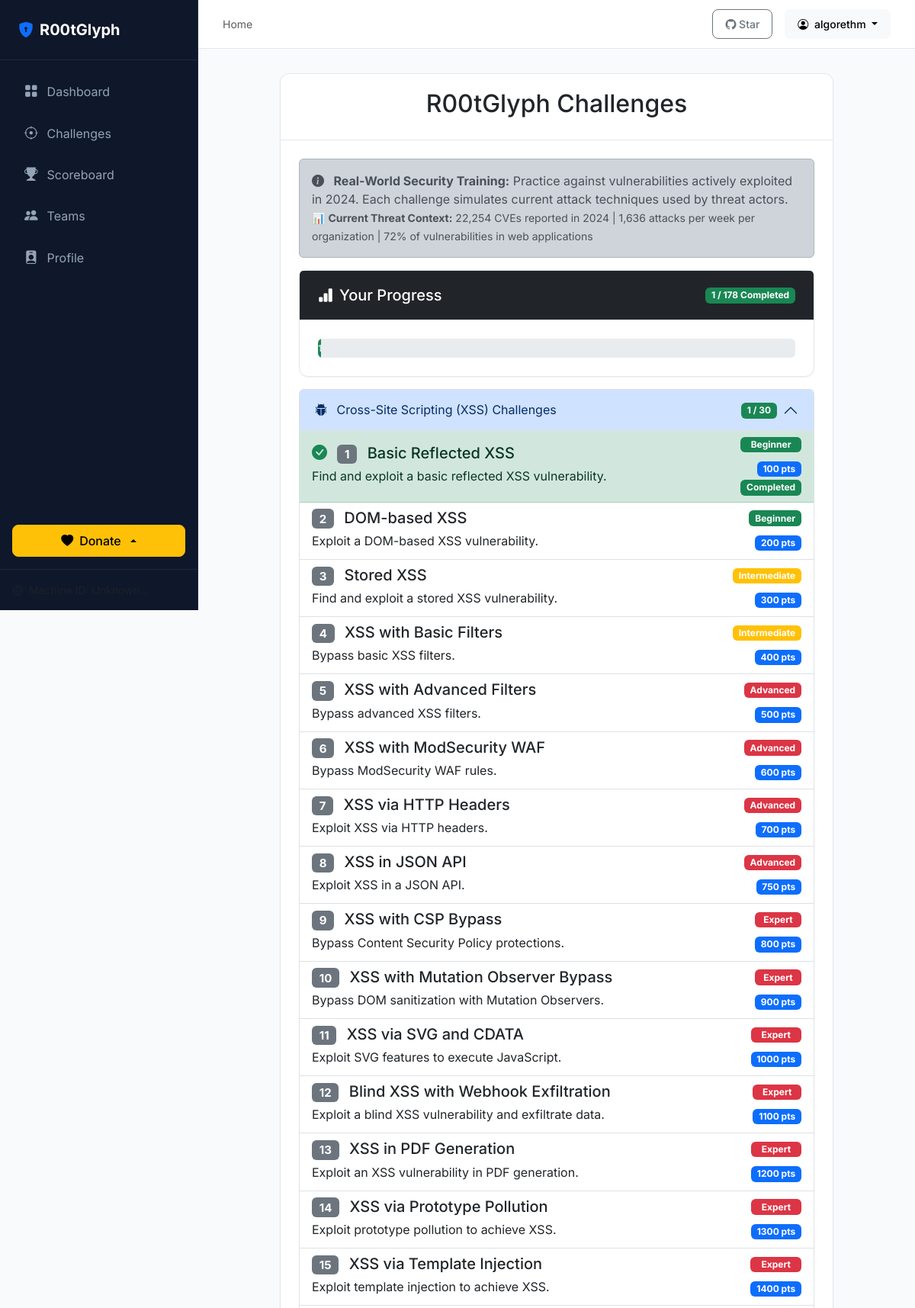
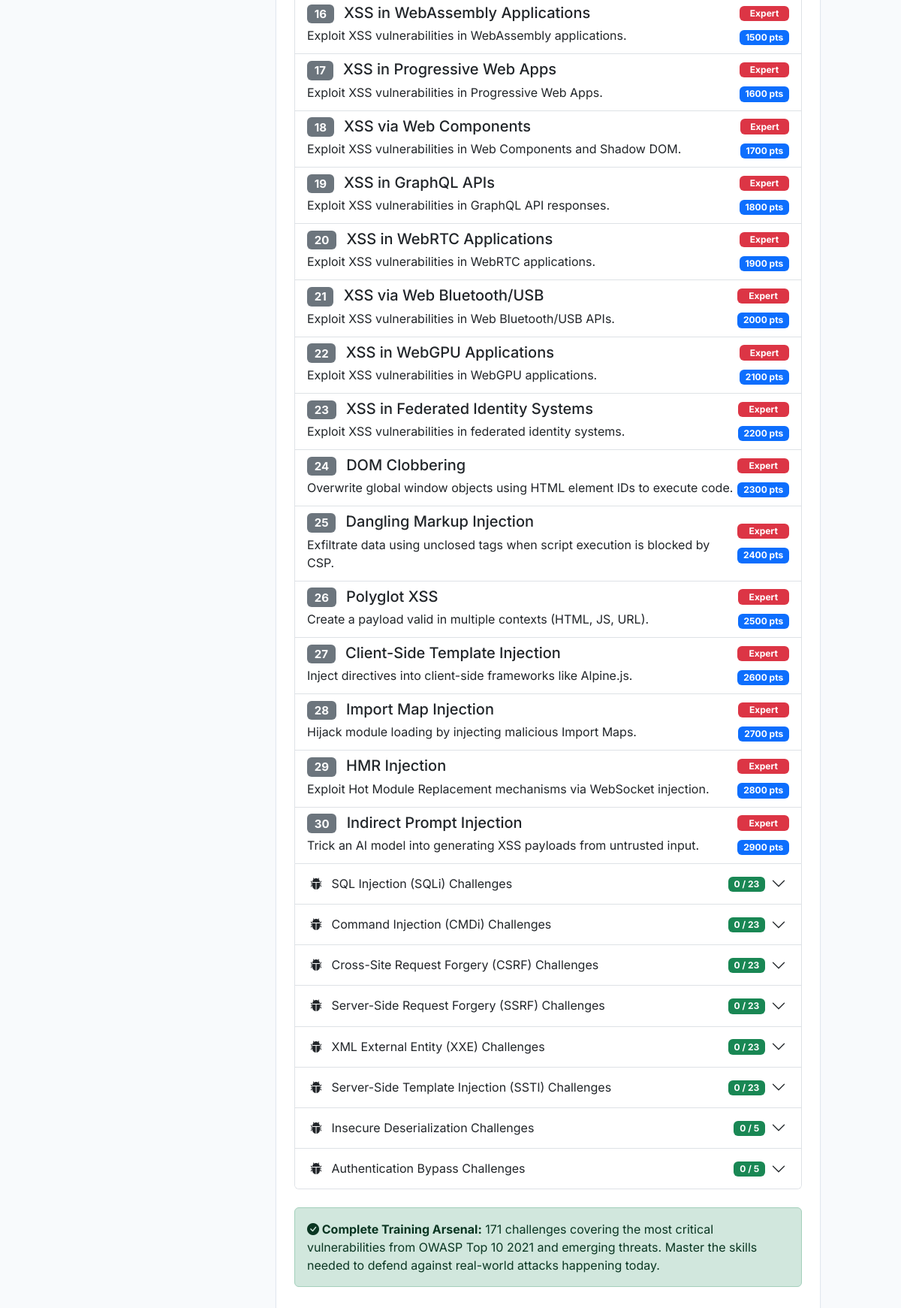
The page /challenges (signed in) on the database its author committed (2 pictures, top to bottom).
### app/models.py (models this page shows)
class LocalUser(db.Model):
    id = db.Column(db.Integer, primary_key=True)
    username = db.Column(db.String(50), unique=True, nullable=False)
    password_hash = db.Column(db.String(256), nullable=False)
    display_name = db.Column(db.String(50), nullable=False, default='Anonymous Hacker')
    profile_picture = db.Column(db.String(256), nullable=True)
    score = db.Column(db.Integer, default=0, index=True)
    completed_challenges = db.Column(db.Text, default='[]')
    is_admin = db.Column(db.Boolean, default=False)
    team_id = db.Column(db.Integer, db.ForeignKey('team.id'), nullable=True)
    created_at = db.Column(db.DateTime, default=lambda: datetime.now(timezone.utc))
    last_active = db.Column(db.DateTime, default=lambda: datetime.now(timezone.utc))
    failed_login_attempts = db.Column(db.Integer, default=0)
    locked_until = db.Column(db.DateTime, nullable=True)
    completions = db.relationship('Challenge', secondary=user_completions, lazy='dynamic', backref=db.backref('completed_by', lazy='dynamic'))

class Challenge(db.Model):
    id = db.Column(db.Integer, primary_key=True)
    name = db.Column(db.String(100), nullable=False)
    category = db.Column(db.String(50), nullable=False)
    difficulty = db.Column(db.String(20), nullable=False)
    description = db.Column(db.Text, nullable=False)
    points = db.Column(db.Integer, default=100)
    active = db.Column(db.Boolean, default=True)

### app/routes/core.py (the view)
@core_bp.route('/challenges')
def vulnerabilities():
    categories_from_db = db.session.query(Challenge.category).distinct().all()
    all_categories = [c[0] for c in categories_from_db]
    if 'SQL Injection' in all_categories:
        all_categories.remove('SQL Injection')
    category_order = ['xss', 'sqli', 'cmdi', 'csrf', 'ssrf', 'xxe', 'ssti', 'deserial', 'auth']
    categories = []
    for category in category_order:
        if category in all_categories:
            categories.append(category)
    category_display_names = {'xss': 'Cross-Site Scripting (XSS)', 'sqli': 'SQL Injection (SQLi)', 'cmdi': 'Command Injection (CMDi)', 'csrf': 'Cross-Site Request Forgery (CSRF)', 'ssrf': 'Server-Side Request Forgery (SSRF)', 'xxe': 'XML External Entity (XXE)', 'ssti': 'Server-Side Template Injection (SSTI)', 'deserial': 'Insecure Deserialization', 'auth': 'Authentication Bypass'}
    user = get_current_user()
    if not user:
        return redirect(url_for('auth.login', next=request.url))
    completed_ids = [c.id for c in user.completions.all()]
    challenges_by_category = {}
    category_completion = {}
    total_count = 0
    completed_count = 0
    for category in categories:
        challenges = Challenge.query.filter_by(category=category, active=True).all()
        category_total = len(challenges)
        category_completed = 0
        for challenge in challenges:
            challenge.completed = challenge.id in completed_ids
            if challenge.completed:
                challenge.flag = get_or_create_flag(challenge.id, user.id)
                category_completed += 1
                completed_count += 1
            else:
                challenge.flag = None
        challenges_by_category[category] = challenges
        category_completion[category] = {'total': category_total, 'completed': category_completed}
        total_count += category_total
    return render_template('vulnerabilities.html', categories=categories, challenges_by_category=challenges_by_category, category_completion=category_completion, category_display_names=category_display_names, total_count=total_count, completed_count=completed_count)

### templates/vulnerabilities.html (shortened to what this page needs)
{% extends 'base.html' %}
{% block content %}
<div class="row">
    <div class="col-md-10 offset-md-1">
        <div class="card">
            <div class="card-header">
                <h2 class="text-center">R00tGlyph Challenges</h2>
            </div>
            <div class="card-body">
                <div class="alert alert-dark">
                    <i class="bi bi-info-circle-fill me-2"></i>
                    <strong>Real-World Security Training:</strong> Practice against vulnerabilities actively exploited
                    in 2024. Each challenge simulates current attack techniques used by threat actors.
                    <br>
                    <small class="text-muted">📊 <strong>Current Threat Context:</strong> 22,254 CVEs reported in 2024 |
                        1,636 attacks per week per organization | 72% of vulnerabilities in web applications</small>
                </div>
                <div class="card mb-3">
                    <div class="card-header bg-dark text-white d-flex justify-content-between align-items-center">
                        <h5 class="mb-0"><i class="bi bi-bar-chart-fill me-2"></i>Your Progress</h5>
                        <span class="badge bg-success">{{ completed_count }} / {{ total_count }} Completed</span>
                    </div>
                    <div class="card-body">
                        <div class="progress" style="height: 25px;">
                            <div class="progress-bar bg-success" role="progressbar"
                                style="width: {{ (completed_count / total_count * 100) if total_count > 0 else 0 }}%;"
                                aria-valuenow="{{ completed_count }}" aria-valuemin="0"
                                aria-valuemax="{{ total_count }}">
                                {{ ((completed_count / total_count * 100) | round | int) if total_count > 0 else 0 }}%
                            </div>
                        </div>
                    </div>
                </div>
                <div class="accordion" id="challengeAccordion">
                    {% for category in categories %}
                    <div class="accordion-item">
                        <h2 class="accordion-header" id="heading{{ category }}">
                            <button class="accordion-button {% if not loop.first %}collapsed{% endif %}" type="button"
                                data-bs-toggle="collapse" data-bs-target="#collapse{{ category }}"
                                aria-expanded="{% if loop.first %}true{% else %}false{% endif %}"
                                aria-controls="collapse{{ category }}">
                                <div class="d-flex justify-content-between align-items-center w-100">
                                    <div>
                                        <i class="bi bi-bug-fill me-2"></i>
                                        {{ category_display_names[category] }} Challenges
                                    </div>
                                    <div>
                                        <span class="badge bg-success me-2">
                                            {{ category_completion[category]['completed'] }} / {{
                                            category_completion[category]['total'] }}
                                        </span>
                                    </div>
                                </div>
                            </button>
                        </h2>
                        <div id="collapse{{ category }}"
                            class="accordion-collapse collapse {% if loop.first %}show{% endif %}"
                            aria-labelledby="heading{{ category }}" data-bs-parent="#challengeAccordion">
                            <div class="accordion-body p-0">
                                <div class="list-group list-group-flush">
                                    {% for challenge in challenges_by_category[category] %}
                                    <a href="{% if category == 'xss' %}{{ url_for('xss.xss_level' + (loop.index | string)) }}{% elif category == 'sqli' %}{{ url_for('sqli.sqli_level' + (loop.index | string)) }}{% elif category == 'cmdi' %}{{ url_for('cmdi.cmdi_level' + (loop.index | string)) }}{% elif category == 'ssrf' %}{{ url_for('ssrf.ssrf_level' + (loop.index | string)) }}{% elif category == 'csrf' %}{{ url_for('csrf.csrf_level' + (loop.index | string)) }}{% elif category == 'xxe' %}{{ url_for('xxe.xxe_level' + (loop.index | string)) }}{% elif category == 'ssti' and loop.index == 1 %}{{ url_for('dynamic.ssti_level1') }}{% elif category == 'ssti' %}{{ url_for('dynamic.ssti_level_dynamic', level=loop.index) }}{% elif category == 'deserial' %}{{ url_for('dynamic.deserial_level', level=loop.index) }}{% elif category == 'auth' %}{{ url_for('dynamic.auth_level', level=loop.index) }}{% else %}#{% endif %}"
                                        class="list-group-item list-group-item-action {% if challenge.completed %}list-group-item-success{% endif %}">
                                        <div class="d-flex w-100 justify-content-between align-items-center">
                                            <div>
                                                <h5 class="mb-1">
                                                    {% if challenge.completed %}
                                                    <i class="bi bi-check-circle-fill text-success me-2"></i>
                                                    {% endif %}
                                                    <span class="badge bg-secondary me-2">{{ loop.index }}</span>
                                                    {{ challenge.name }}
                                                </h5>
                                                <p class="mb-1">{{ challenge.description }}</p>
                                            </div>
                                            <div class="text-end">
                                                <span
                                                    class="badge {% if challenge.difficulty == 'beginner' %}bg-success{% elif challenge.difficulty == 'intermediate' %}bg-warning{% else %}bg-danger{% endif %} mb-2 d-block">
                                                    {{ challenge.difficulty | title }}
                                                </span>
                                                <span class="badge bg-primary">{{ challenge.points }} pts</span>
                                                {% if challenge.completed %}
                                                <span class="badge bg-success d-block mt-1">Completed</span>
                                                {% endif %}
                                            </div>
                                        </div>
                                    </a>
                                    {% endfor %}
                                </div>
                            </div>
                        </div>
                    </div>
                    {% endfor %}
                </div>
                <div class="alert alert-success mt-4">
                    <strong><i class="bi bi-check-circle-fill"></i> Complete Training Arsenal:</strong> 171 challenges
                    covering the most critical vulnerabilities from OWASP Top 10 2021 and emerging threats.
                    Master the skills needed to defend against real-world attacks happening today.
                </div>
            </div>
        </div>
    </div>
</div>
{% endblock %}

### templates/base.html (shortened to what this page needs)
<!doctype html>
<html lang="en">
    <head>
        <link
            rel="stylesheet"
            href="https://cdn.jsdelivr.net/npm/bootstrap@5.3.0/dist/css/bootstrap.min.css"
        />
        <link
            rel="stylesheet"
            href="https://cdn.jsdelivr.net/npm/bootstrap-icons@1.11.1/font/bootstrap-icons.css"
        />
        <link
            rel="stylesheet"
            href="{{ url_for('static', filename='css/style.css') }}"
        />
    </head>
    <body>
        <div class="app-container">
            <aside class="sidebar">
                <div class="sidebar-header">
                    <a href="{{ url_for('core.index') }}" class="brand-logo">
                        <i class="bi bi-shield-lock-fill text-primary"></i>
                        <span>R00tGlyph</span>
                    </a>
                </div>
                <nav class="sidebar-nav">
                    <div class="nav-item">
                        <a
                            href="{{ url_for('core.index') }}"
                            class="nav-link {{ 'active' if request.endpoint == 'index' }}"
                        >
                            <i class="bi bi-grid-fill"></i> Dashboard
                        </a>
                    </div>
                    <div class="nav-item">
                        <a
                            href="{{ url_for('core.vulnerabilities') }}"
                            class="nav-link {{ 'active' if 'level' in request.endpoint or request.endpoint == 'vulnerabilities' }}"
                        >
                            <i class="bi bi-crosshair"></i> Challenges
                        </a>
                    </div>
                    <div class="nav-item">
                        <a
                            href="{{ url_for('core.scoreboard') }}"
                            class="nav-link {{ 'active' if request.endpoint == 'scoreboard' }}"
                        >
                            <i class="bi bi-trophy-fill"></i> Scoreboard
                        </a>
                    </div>
                    <div class="nav-item">
                        <a
                            href="{{ url_for('teams.teams') }}"
                            class="nav-link {{ 'active' if 'team' in request.endpoint or request.endpoint == 'teams' }}"
                        >
                            <i class="bi bi-people-fill"></i> Teams
                        </a>
                    </div>
                    <div class="nav-item">
                        <a
                            href="{{ url_for('core.profile') }}"
                            class="nav-link {{ 'active' if request.endpoint == 'profile' }}"
                        >
                            <i class="bi bi-person-badge-fill"></i> Profile
                        </a>
                    </div>
                </nav>
                <div class="sidebar-donate mt-auto mb-3 px-3">
                    <div class="dropdown dropup">
                        <button
                            class="btn btn-warning w-100 d-flex align-items-center justify-content-center gap-2 dropdown-toggle"
                            type="button"
                            data-bs-toggle="dropdown"
                            aria-expanded="false"
                        >
                            <i class="bi bi-heart-fill"></i> Donate
                        </button>
                    </div>
                </div>
                <div class="sidebar-footer">
                    <div
                        class="d-flex align-items-center gap-2 text-muted small"
                    >
                        <i class="bi bi-cpu"></i>
                        <span
                            >Machine ID: {{ session.get('machine_id',
                            'Unknown')[:8] }}...</span
                        >
                    </div>
                </div>
            </aside>
            <main class="main-content">
                <header class="top-bar">
                    <div class="breadcrumb-nav">
                        {% block breadcrumb %}
                        <span class="text-muted">Home</span>
                        {% endblock %}
                    </div>
                    <div class="user-menu">
                        <a
                            href="https://github.com/algorethmpwd/R00tGlyph"
                            target="_blank"
                            class="btn btn-sm btn-outline-secondary"
                        >
                            <i class="bi bi-github"></i> Star
                        </a>
                        {% if current_user %}
                        <div class="dropdown">
                            <button
                                class="btn btn-sm btn-light dropdown-toggle"
                                type="button"
                                data-bs-toggle="dropdown"
                            >
                                <i class="bi bi-person-circle me-1"></i> {{
                                current_user.username }}
                            </button>
                        </div>
                        {% endif %}
                    </div>
                </header>
                <div class="content-wrapper">
                    {% block content %}{% endblock %}
                </div>
            </main>
        </div>
    </body>
</html>

### rows shown on the page
LocalUser: username "algorethm"
Challenge: name "Basic Reflected XSS", description "Find and exploit a basic reflected XSS vulnerability.", difficulty "Beginner", points "100", shows "Completed"
Challenge: name "DOM-based XSS", description "Exploit a DOM-based XSS vulnerability.", difficulty "Beginner", points "200"
Challenge: name "Stored XSS", description "Find and exploit a stored XSS vulnerability.", difficulty "Intermediate", points "300"
Challenge: name "XSS with Basic Filters", description "Bypass basic XSS filters.", difficulty "Intermediate", points "400"
Challenge: name "XSS with Advanced Filters", description "Bypass advanced XSS filters.", difficulty "Advanced", points "500"
Challenge: name "XSS with ModSecurity WAF", description "Bypass ModSecurity WAF rules.", difficulty "Advanced", points "600"
Challenge: name "XSS via HTTP Headers", description "Exploit XSS via HTTP headers.", difficulty "Advanced", points "700"
Challenge: name "XSS in JSON API", description "Exploit XSS in a JSON API.", difficulty "Advanced", points "750"
Challenge: name "XSS with CSP Bypass", description "Bypass Content Security Policy protections.", difficulty "Expert", points "800"
Challenge: name "XSS with Mutation Observer Bypass", description "Bypass DOM sanitization with Mutation Observers.", difficulty "Expert", points "900"
Challenge: name "XSS via SVG and CDATA", description "Exploit SVG features to execute JavaScript.", difficulty "Expert", points "1000"
Challenge: name "Blind XSS with Webhook Exfiltration", description "Exploit a blind XSS vulnerability and exfiltrate data.", difficulty "Expert", points "1100"
Challenge: name "XSS in PDF Generation", description "Exploit an XSS vulnerability in PDF generation.", difficulty "Expert", points "1200"
Challenge: name "XSS via Prototype Pollution", description "Exploit prototype pollution to achieve XSS.", difficulty "Expert", points "1300"
Challenge: name "XSS via Template Injection", description "Exploit template injection to achieve XSS.", difficulty "Expert", points "1400"
Challenge: name "XSS in WebAssembly Applications", description "Exploit XSS vulnerabilities in WebAssembly applications.", difficulty "Expert", points "1500"
Challenge: name "XSS in Progressive Web Apps", description "Exploit XSS vulnerabilities in Progressive Web Apps.", difficulty "Expert", points "1600"
Challenge: name "XSS via Web Components", description "Exploit XSS vulnerabilities in Web Components and Shadow DOM.", difficulty "Expert", points "1700"
Challenge: name "XSS in GraphQL APIs", description "Exploit XSS vulnerabilities in GraphQL API responses.", difficulty "Expert", points "1800"
Challenge: name "XSS in WebRTC Applications", description "Exploit XSS vulnerabilities in WebRTC applications.", difficulty "Expert", points "1900"
Challenge: name "XSS via Web Bluetooth/USB", description "Exploit XSS vulnerabilities in Web Bluetooth/USB APIs.", difficulty "Expert", points "2000"
Challenge: name "XSS in WebGPU Applications", description "Exploit XSS vulnerabilities in WebGPU applications.", difficulty "Expert", points "2100"
Challenge: name "XSS in Federated Identity Systems", description "Exploit XSS vulnerabilities in federated identity systems.", difficulty "Expert", points "2200"
Challenge: name "DOM Clobbering", description "Overwrite global window objects using HTML element IDs to execute code.", difficulty "Expert", points "2300"
Challenge: name "Dangling Markup Injection", description "Exfiltrate data using unclosed tags when script execution is blocked by CSP.", difficulty "Expert", points "2400"
Challenge: name "Polyglot XSS", description "Create a payload valid in multiple contexts (HTML, JS, URL).", difficulty "Expert", points "2500"
Challenge: name "Client-Side Template Injection", description "Inject directives into client-side frameworks like Alpine.js.", difficulty "Expert", points "2600"
Challenge: name "Import Map Injection", description "Hijack module loading by injecting malicious Import Maps.", difficulty "Expert", points "2700"
Challenge: name "HMR Injection", description "Exploit Hot Module Replacement mechanisms via WebSocket injection.", difficulty "Expert", points "2800"
Challenge: name "Indirect Prompt Injection", description "Trick an AI model into generating XSS payloads from untrusted input.", difficulty "Expert", points "2900"

### other values the page prints
{{ completed_count }} "1"
{{ total_count }} "178"
{{ category_display_names[category] }} "Cross-Site Scripting (XSS)" "SQL Injection (SQLi)" "Command Injection (CMDi)" "Cross-Site Request Forgery (CSRF)" "Server-Side Request Forgery (SSRF)" "XML External Entity (XXE)" "Server-Side Template Injection (SSTI)" "Insecure Deserialization" "Authentication Bypass"
{{ category_completion[category]['completed'] }} "1" "0" "0" "0" "0" "0" "0" "0" "0"
{{ category_completion[category]['total'] }} "30" "23" "23" "23" "23" "23" "23" "5" "5"
